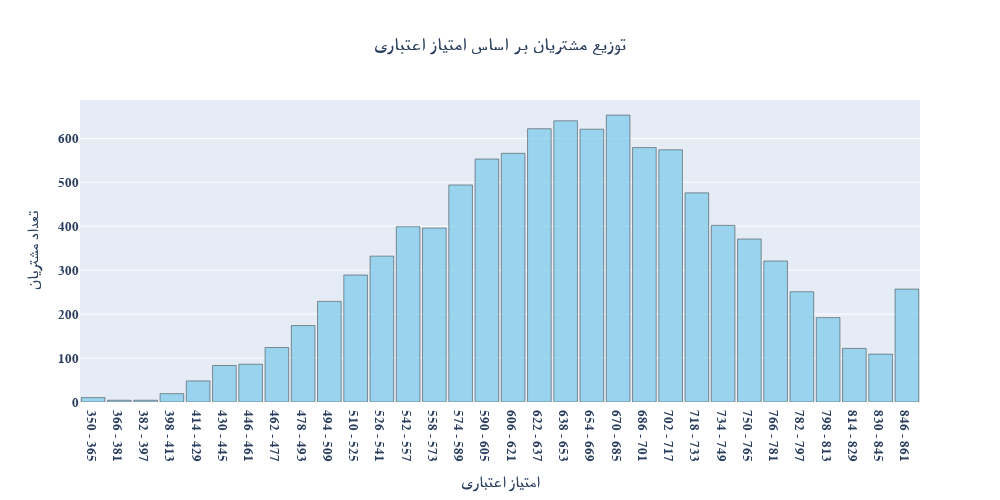

Source (notebook cell):
### Code cell
col = "CreditScore"
title = "توزیع مشتریان بر اساس امتیاز اعتباری"
xtitle = "امتیاز اعتباری"
ytitle = "تعداد مشتریان"
width = global_width
hight = global_height
draw_histogram(df, col, title, xtitle, ytitle, width, hight, 
               method='Scott', save=True)

### Figure 1 — Plotly figure (JSON) as saved in the notebook; plotly's stock layout.template omitted (floating-point values rounded to 4 significant figures; data arrays with more than 128 entries replaced by an {"elided": "..."} marker saying what was removed)
{"data": [{"marker": {"color": "skyblue", "line": {"color": "black", "width": 0.5}}, "opacity": 0.8, "type": "histogram", "x": {"elided": "10000 int values"}, "xbins": {"end": 866, "size": 16, "start": 350}}], "layout": {"bargap": 0.1, "font": {"family": "Vazir FD-WOL", "size": 13, "weight": "bold"}, "height": 500, "title": {"text": "توزیع مشتریان بر اساس امتیاز اعتباری", "x": 0.5, "xanchor": "center"}, "width": 1000, "xaxis": {"tickmode": "array", "ticktext": ["350 - 365", "366 - 381", "382 - 397", "398 - 413", "414 - 429", "430 - 445", "446 - 461", "462 - 477", "478 - 493", "494 - 509", "510 - 525", "526 - 541", "542 - 557", "558 - 573", "574 - 589", "590 - 605", "606 - 621", "622 - 637", "638 - 653", "654 - 669", "670 - 685", "686 - 701", "702 - 717", "718 - 733", "734 - 749", "750 - 765", "766 - 781", "782 - 797", "798 - 813", "814 - 829", "830 - 845", "846 - 861"], "tickvals": [358.0, 374.0, 390.0, 406.0, 422.0, 438.0, 454.0, 470.0, 486.0, 502.0, 518.0, 534.0, 550.0, 566.0, 582.0, 598.0, 614.0, 630.0, 646.0, 662.0, 678.0, 694.0, 710.0, 726.0, 742.0, 758.0, 774.0, 790.0, 806.0, 822.0, 838.0, 854.0], "title": {"text": "امتیاز اعتباری"}}, "yaxis": {"title": {"text": "تعداد مشتریان"}}}}
